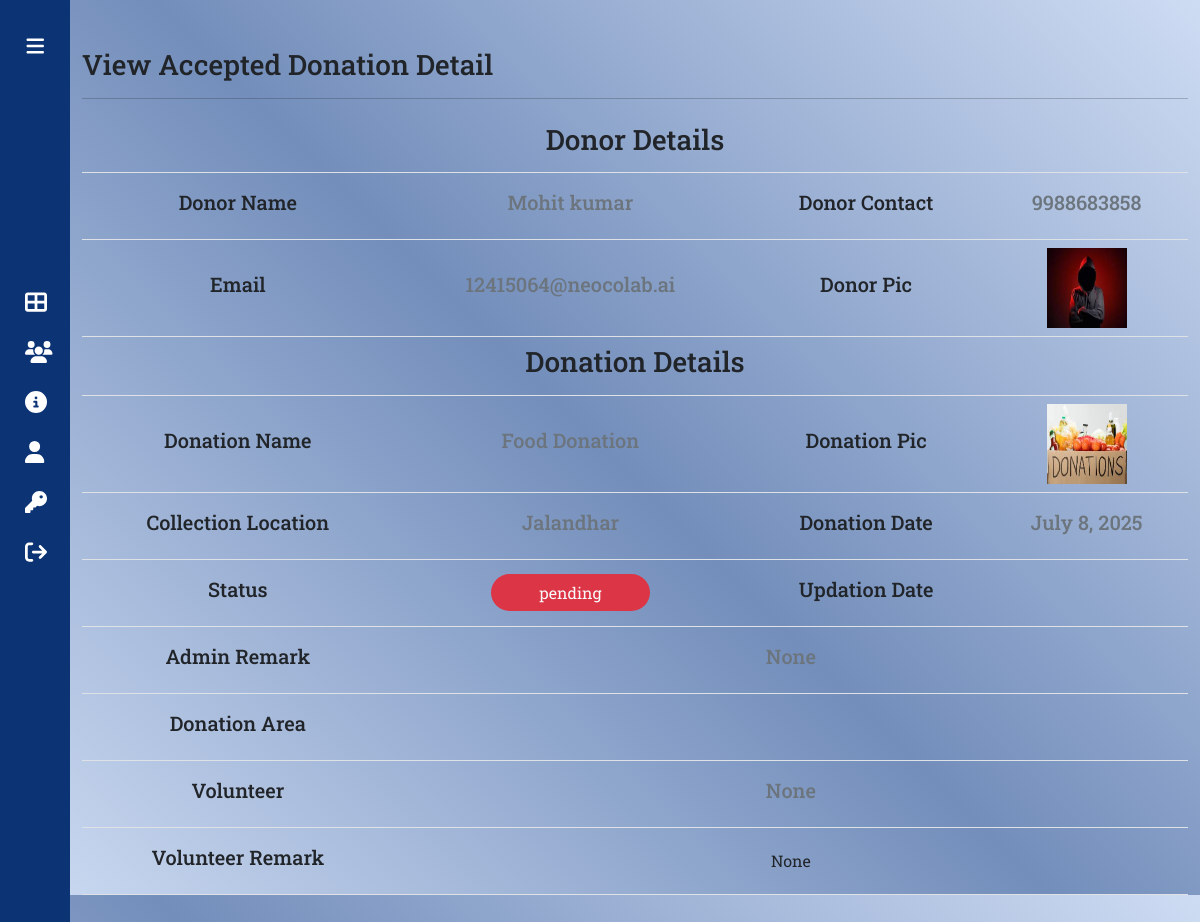
Screenshot of /donationrec-detail/1 (signed in) with the database file from the repository.
### app/models.py (models this page shows, shortened)
class Donation(models.Model):
    donor = models.ForeignKey(Donor, on_delete=models.CASCADE)
    donationname = models.CharField(choices=DONATION_CHOICES,max_length=100, null=True)
    donationpic = models.ImageField(upload_to='donation', null=True, blank=True)
    collectionloc = models.CharField(max_length=300, null=True)
    description = models.CharField(max_length=300, null=True)
    status = models.CharField(max_length=30, null=True)
    donationdate = models.DateField(null=True)
    adminremark = models.CharField(max_length=200, null=True)
    volunteer = models.ForeignKey(Volunteer, on_delete=models.CASCADE, null=True)
    donationarea = models.ForeignKey(DonationArea, on_delete=models.CASCADE, null=True)
    volunteerremark = models.CharField(max_length=200, null=True)
    updatedondate = models.DateField(null=True)

class Donor(models.Model):
    user = models.ForeignKey(User, on_delete=models.CASCADE)
    contact = models.CharField(max_length=15, null=True)
    address = models.CharField(max_length=300, null=True)
    userpic = models.ImageField(upload_to='donor', null=True, blank=True)
    regdate = models.DateTimeField(auto_now_add=True)

### app/views.py (the view, shortened to what this page needs)
class donationrec_detail(View):
    def get(self, request, pid):
        if not request.user.is_authenticated:
            return redirect('/login-admin')
        donation = Donation.objects.get(id=pid)
        return render(request, 'donationrec-detail.html', locals())

### app/templates/donationrec-detail.html (shortened to what this page needs)
{% extends 'base-db-volunteer.html' %}
{% load static %}
{% block main %}
<div class="container mt-5 vh-100 table-responsive">
  <h3>View Accepted Donation Detail</h3>
  <hr>
  <table id="mytable" class="table data ">
      <tbody>
          <tr class="align-middle text-center" >
              <th colspan="4"><h3>Donor Details</h3></th>
          </tr>
          <tr class="align-middle text-center">
            <td><h5>Donor Name</h5></td>
            <td><h5 class="text-secondary">{{ donation.donor.user.first_name }} {{ donation.donor.user.last_name }}</h5></td>
            <td><h5>Donor Contact</h5></td>
            <td><h5 class="text-secondary">{{donation.donor.contact}}</h5></td>
        </tr>
          <tr class="align-middle text-center">
              <td><h5>Email</h5></td>
              <td><h5 class="text-secondary">{{donation.donor.user.email}}</h5></td>
              <td><h5>Donor Pic</h5></td>
              <td><img src="{{donation.donor.userpic.url}}" width="80" height="80" /></td>
          </tr>
        <tr class="align-middle text-center">
              <th colspan="4"><h3>Donation Details</h3></th>
          </tr>
          <tr class="align-middle text-center">
              <td ><h5 >Donation Name</h5></td>
              <td><h5 class="text-secondary">{{donation.donationname}}</h5></td>
              <td><h5>Donation Pic</h5></td>
              <td><img src="{{donation.donationpic.url}}" width="80" height="80" /></td>
          </tr>
          <tr class="align-middle text-center">
              <td><h5 >Collection Location</h5></td>
              <td><h5 class="text-secondary">{{donation.collectionloc}}</h5></td>
              <td><h5 >Donation Date</h5></td>
              <td><h5 class="text-secondary">{{donation.donationdate}}</h5></td>
          </tr>
          <tr class="align-middle text-center">
              <td><h5 >Status</h5></td>
              <td>
                <span class="text-center bg-danger font-weight-bold text-light text-light py-2 rounded-pill px-5"> {{donation.status}}</span>
              </td>
              <td><h5 >Updation Date</h5></td>
              <td><h5 class="text-secondary">{{donation.updationdate}}</h5></td>
          </tr>
          <tr class="align-middle text-center">
              <td><h5 >Admin Remark</h5></td>
              <td colspan="3">
                <h5 class="text-secondary">{{donation.adminremark}}</h5>
              </td>
          </tr>
        <tr class="align-middle text-center">
          <td><h5 >Donation Area</h5></td>
          <td colspan="3"> <h5 class="text-secondary">{{donation.donationarea.areaname}}</h5></td>
        </tr>
        <tr class="align-middle text-center">
          <td><h5 >Volunteer</h5></td>
          <td colspan="3"> <h5 class="text-secondary">{{donation.volunteer}}</h5></td>
        </tr>
          <tr class="align-middle text-center">
            <td><h5 >Volunteer Remark</h5></td>
            <td colspan="3"> {{donation.volunteerremark}}</td>
        </tr>
      </tbody>
  </table>
</div>
{% endblock main %}

### app/static/css/style-admin.css (style rules this page uses)
* { margin:0; padding:0; box-sizing: border-box; }
body { position: relative; min-height: 100vh; width: 100%; overflow: hidden; }
.table tr td { height: 50px; }

### app/templates/base-db-volunteer.html (style rules this page uses)
body { background-image: linear-gradient(45deg, #CEDCF3, #738EBB, #CEDCF3); }

### rows the page displays
Donation: donor.user.first_name "Mohit", donor.user.last_name "kumar", donor.contact "9988683858", donor.user.email "12415064@neocolab.ai", donor.userpic (picture), donationname "Food Donation", donationpic (picture), collectionloc "Jalandhar", donationdate "July 8, 2025", status "pending", adminremark "None", volunteer "None", volunteerremark "None"
